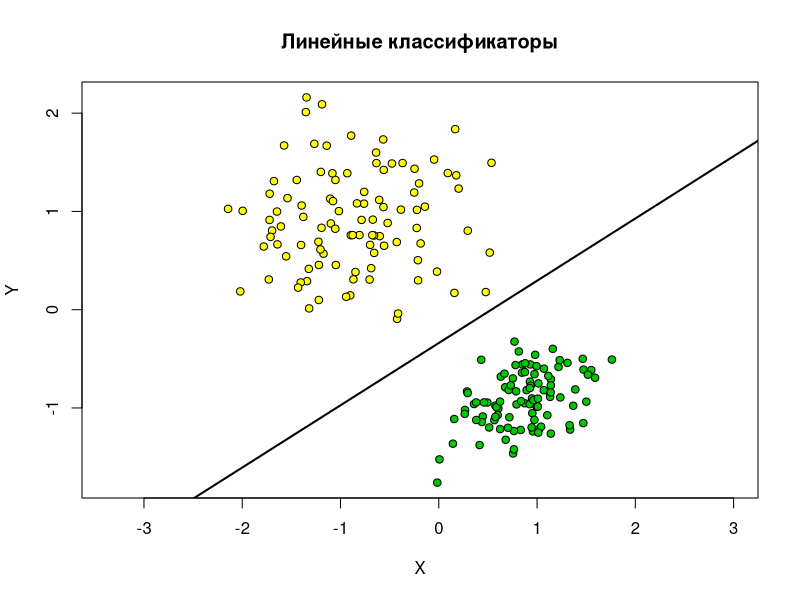

The R source for this figure: (Note: this script raises an error after producing the figure.)
## Нормализация обучающей выборки
trainingSampleNormalization <- function(xl)
{
  n <- dim(xl)[2] - 1
  for(i in 1:n)
  {
    xl[, i] <- (xl[, i] - mean(xl[, i])) / sd(xl[, i])
  }
  return (xl)
}
## Добавление колонки для из -1 для w0

trainingSamplePrepare <- function(xl)
  
{
  
  l <- dim(xl)[1]
  
  n <- dim(xl)[2] - 1
  
  xl <- cbind(xl[, 1:n], seq(from = -1, to = -1, length.out = l), xl[, n + 1])
  
}



## Логарифмическая функция потерь

lossSigmoid <- function(x)
  
{
  
  return (log2(1 + exp(-x)))
  
}
## Сигмоидная функция
sigmoidFunction <- function(z)
{
  return (1 / (1 + exp(-z)))
}
## Стохастический градиент для логистической регрессии 
sg.LogRegression <- function(xl)
{
  l <- dim(xl)[1]
  n <- dim(xl)[2] - 1
  w <- c(1/2, 1/2, 1/2)
  iterCount <- 0
  lambda <- 1/l
  ## Инициализация Q
  Q <- 0
  for (i in 1:l)
  {
    ## Считаем скаляр <w,x>
    wx <- sum(w * xl[i, 1:n])
    ## Считаем отступ
    margin <- wx * xl[i, n + 1]
    Q <- Q + lossSigmoid(margin)
  }
  
  repeat
    
  {
    # Рандомный игдекс ошибки
    i <- sample(1:l, 1)
    iterCount <- iterCount + 1
    xi <- xl[i, 1:n]
    yi <- xl[i, n + 1]
    ## считаем скаляр <w,xi>
    wx <- sum(w * xi)
    ## делаем градиентный шаг
    margin <- wx * yi
    ex <- lossSigmoid(margin)
    eta <- 0.3#1 / iterCount
    w <- w + eta * xi * yi * sigmoidFunction(-wx * yi)
    ## считаем новое  Q
    Qprev <- Q
    Q <- (1 - lambda) * Q + lambda * ex
    if (abs(Qprev - Q) / abs(max(Qprev, Q)) < 1e-5)
      break
  }
  return (w)
}
ObjectsCountOfEachClass <- 100

library(MASS)
Sigma1 <- matrix(c(10, 0, 0, 10), 2, 2)
Sigma2 <- matrix(c(4, 1, 1, 2), 2, 2)
xy1 <- mvrnorm(n=ObjectsCountOfEachClass, c(0, 0), Sigma1)
xy2 <- mvrnorm(n=ObjectsCountOfEachClass, c(10, -10), Sigma2)
xl <- rbind(cbind(xy1, -1), cbind(xy2, +1))
colors <- c(rgb(255/255, 255/255, 0/255), "white", rgb(0/255, 200/255, 0/255))
## Нормализация
xlNorm <- trainingSampleNormalization(xl)
xlNorm <- trainingSamplePrepare(xlNorm)
## отображение

plot(xlNorm[, 1], xlNorm[, 2], pch = 21, bg = colors[xl[,3] + 2], asp = 1, xlab = "X", ylab = "Y", main = "Линейные классификаторы")
w <- sg.LogRegression(xlNorm)
abline(a = w[3] / w[2], b = -w[1] / w[2], lwd = 2, col = "black")


## ADALINE 
w <- sg.ADALINE(xlNorm)  
abline(a = w[3] / w[2], b = -w[1] / w[2], lwd = 2, col = "blue") 


## Правило Хебба 
w <- sg.Hebb(xlNorm)     
abline(a = w[3] / w[2], b = -w[1] / w[2], lwd = 2, col = "red") 

# legend("bottomleft", c("ADALINE", "Правило Хэбба", "Логистическая регрессия"), pch = c(15,15,15), col = c("blue", "red", "black")) 